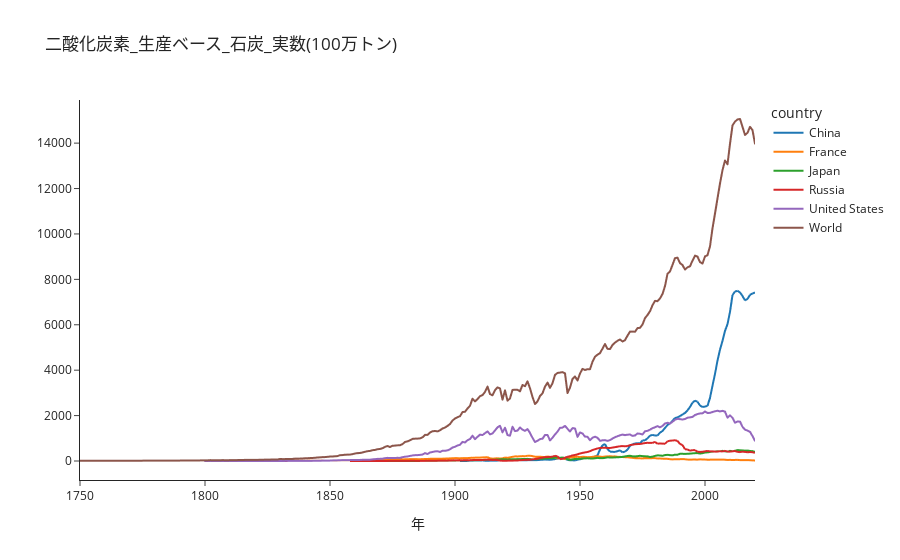

The code cell stored with this chart in its notebook:
### Code cell
fig = px.line(df[df["country"].isin(plot_countries)], x="year", y=column_name, color="country",
              title=ylabel, template="simple_white")
fig.update_xaxes(title="年")
fig.update_yaxes(title="", tickformat="3.0f")
fig.show()

### Figure 1 — Plotly figure (JSON) as saved in the notebook; plotly's stock layout.template omitted (floating-point values rounded to 4 significant figures; data arrays with more than 128 entries replaced by an {"elided": "..."} marker saying what was removed)
{"data": [{"hovertemplate": "country=China<br>year=%{x}<br>coal_co2=%{y}<extra></extra>", "legendgroup": "China", "line": {"color": "#1F77B4", "dash": "solid"}, "marker": {"symbol": "circle"}, "mode": "lines", "name": "China", "showlegend": true, "type": "scattergl", "x": [1899, 1900, 1901, 1902, 1903, 1904, 1905, 1906, 1907, 1908, 1909, 1910, 1911, 1912, 1913, 1914, 1915, 1916, 1917, 1918, 1919, 1920, 1921, 1922, 1923, 1924, 1925, 1926, 1927, 1928, 1929, 1930, 1931, 1932, 1933, 1934, 1935, 1936, 1937, 1938, 1939, 1940, 1941, 1942, 1943, 1944, 1945, 1946, 1947, 1948, 1949, 1950, 1951, 1952, 1953, 1954, 1955, 1956, 1957, 1958, 1959, 1960, 1961, 1962, 1963, 1964, 1965, 1966, 1967, 1968, 1969, 1970, 1971, 1972, 1973, 1974, 1975, 1976, 1977, 1978, 1979, 1980, 1981, 1982, 1983, 1984, 1985, 1986, 1987, 1988, 1989, 1990, 1991, 1992, 1993, 1994, 1995, 1996, 1997, 1998, 1999, 2000, 2001, 2002, 2003, 2004, 2005, 2006, 2007, 2008, 2009, 2010, 2011, 2012, 2013, 2014, 2015, 2016, 2017, 2018, 2019, 2020], "xaxis": "x", "y": [0.095, null, null, 0.095, 1.964, 2.088, 2.297, 17.11, 16.84, 22.73, 20.84, 18.75, 27.85, 9.787, 10.76, 15.11, 16.09, 17.96, 19.85, 21.04, 24.26, 26.77, 25.29, 26.63, 32.15, 35.09, 33.22, 29.58, 33.52, 34.06, 35.72, 37.68, 39.96, 38.29, 41.81, 48.87, 57.01, 64.02, 59.46, 54.46, 65.71, 83.98, 105.0, 110.6, 95.59, 96.66, 49.79, 30.96, 33.22, 23.53, 58.72, 77.61, 100.1, 125.4, 130.2, 155.6, 183.2, 205.0, 243.8, 508.2, 695.4, 748.4, 522.5, 411.9, 406.1, 401.6, 433.0, 469.8, 383.6, 412.7, 501.2, 665.9, 736.4, 770.7, 783.7, 776.1, 906.6, 910.4, 998.6, 1117.0, 1148.0, 1123.0, 1125.0, 1249.0, 1322.0, 1454.0, 1585.0, 1657.0, 1770.0, 1893.0, 1920.0, 1977.0, 2050.0, 2115.0, 2229.0, 2381.0, 2570.0, 2660.0, 2610.0, 2445.0, 2378.0, 2396.0, 2429.0, 2779.0, 3319.0, 3835.0, 4424.0, 4905.0, 5290.0, 5729.0, 6028.0, 6569.0, 7310.0, 7465.0, 7493.0, 7425.0, 7267.0, 7071.0, 7137.0, 7316.0, 7378.0, 7421.0], "yaxis": "y"}, {"hovertemplate": "country=France<br>year=%{x}<br>coal_co2=%{y}<extra></extra>", "legendgroup": "France", "line": {"color": "#FF7F0E", "dash": "solid"}, "marker": {"symbol": "circle"}, "mode": "lines", "name": "France", "showlegend": true, "type": "scattergl", "x": {"elided": "219 int values"}, "xaxis": "x", "y": {"elided": "219 float values"}, "yaxis": "y"}, {"hovertemplate": "country=Japan<br>year=%{x}<br>coal_co2=%{y}<extra></extra>", "legendgroup": "Japan", "line": {"color": "#2CA02C", "dash": "solid"}, "marker": {"symbol": "circle"}, "mode": "lines", "name": "Japan", "showlegend": true, "type": "scattergl", "x": {"elided": "153 int values"}, "xaxis": "x", "y": {"elided": "153 float values"}, "yaxis": "y"}, {"hovertemplate": "country=Russia<br>year=%{x}<br>coal_co2=%{y}<extra></extra>", "legendgroup": "Russia", "line": {"color": "#D62728", "dash": "solid"}, "marker": {"symbol": "circle"}, "mode": "lines", "name": "Russia", "showlegend": true, "type": "scattergl", "x": {"elided": "191 int values"}, "xaxis": "x", "y": {"elided": "191 float values"}, "yaxis": "y"}, {"hovertemplate": "country=United States<br>year=%{x}<br>coal_co2=%{y}<extra></extra>", "legendgroup": "United States", "line": {"color": "#9467BD", "dash": "solid"}, "marker": {"symbol": "circle"}, "mode": "lines", "name": "United States", "showlegend": true, "type": "scattergl", "x": {"elided": "221 int values"}, "xaxis": "x", "y": {"elided": "221 float values"}, "yaxis": "y"}, {"hovertemplate": "country=World<br>year=%{x}<br>coal_co2=%{y}<extra></extra>", "legendgroup": "World", "line": {"color": "#8C564B", "dash": "solid"}, "marker": {"symbol": "circle"}, "mode": "lines", "name": "World", "showlegend": true, "type": "scattergl", "x": {"elided": "271 int values"}, "xaxis": "x", "y": {"elided": "271 float values"}, "yaxis": "y"}], "layout": {"autosize": true, "legend": {"title": {"text": "country"}, "tracegroupgap": 0}, "title": {"text": "二酸化炭素_生産ベース_石炭_実数(100万トン)"}, "xaxis": {"anchor": "y", "autorange": true, "domain": [0, 1], "range": [1750, 2020], "title": {"text": "年"}, "type": "linear"}, "yaxis": {"anchor": "x", "autorange": true, "domain": [0, 1], "range": [-836.8, 15900.0], "tickformat": "3.0f", "title": {"text": ""}, "type": "linear"}}}
